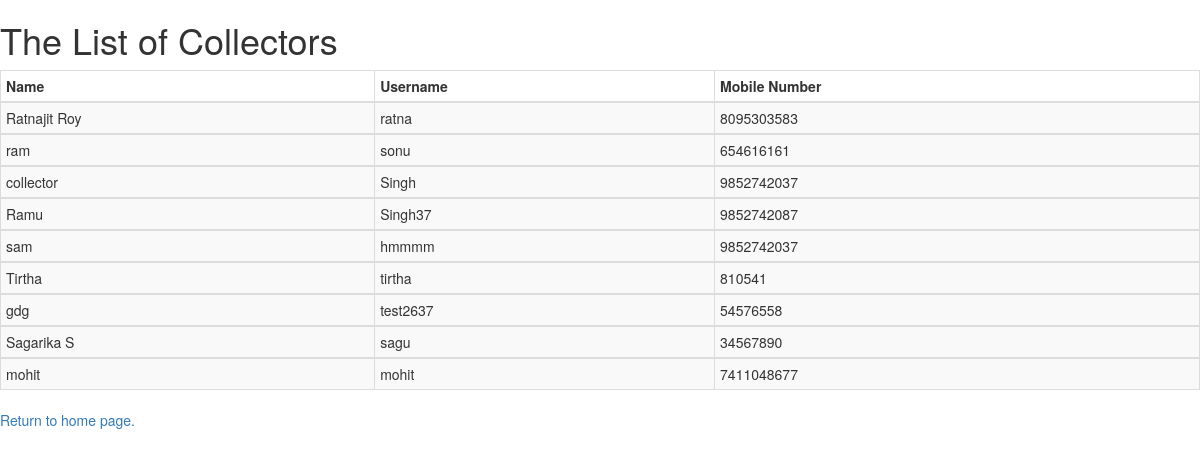
The app's page /collector with its own data.
### MedicalDonation/models.py (models this page shows, shortened)
class Collector(models.Model):
    name = models.CharField(max_length=64)
    address = models.CharField(max_length=128)
    pinCode = models.IntegerField()
    Phone_no = models.IntegerField()
    BirthDate = models.DateField()
    UID = models.IntegerField(unique=True)
    email = models.EmailField(max_length=64)
    username = models.CharField(max_length=16,unique=True)
    qualification = models.CharField(max_length=64)
    Driving_License = models.CharField(max_length=32)
    Driving_License_image = models.ImageField(upload_to='photos/collector/DL')
    image = models.ImageField(upload_to='collector/image')

### MedicalDonation/views.py (the view)
# urls.py: path("collector", views.collectors, name= "Collector_view"),
def collectors(request):
    context = {
    "collectors": Collector.objects.all()
    }
    return render(request, "MedicalDonation/collector.html",context)

### MedicalDonation/templates/MedicalDonation/collector.html (shortened to what this page needs)
<!DOCTYPE html>
<html lang="en" dir="ltr">
  <head>
    <link rel="stylesheet" href="https://maxcdn.bootstrapcdn.com/bootstrap/3.3.7/css/bootstrap.min.css">
  </head>
  <body>
    <h1>The List of Collectors</h1>
    {% load static %}
    <div class="">
      <table border="1" class="table table-striped table-bordered table-hover table-condensed">
        <thead>
          <th> <b>Name</b> </th>
          <th> <b>Username</b>  </th>
          <th> <b>Mobile Number</b> </th>
        </thead>
        {% for c in collectors %}
        <tbody>
            <td>{{c.name}}</td>
            <td>{{c.username}}</td>
            <td>{{c.Phone_no}}</td>
        </tbody>
        {% endfor  %}
      </table>
      <a href="/">Return to home page.</a>
    </div>
  </body>
</html>

### records on screen
Collector: name "Ratnajit Roy", username "ratna", Phone_no "8095303583"
Collector: name "ram", username "sonu", Phone_no "654616161"
Collector: name "collector", username "Singh", Phone_no "9852742037"
Collector: name "Ramu", username "Singh37", Phone_no "9852742087"
Collector: name "sam", username "hmmmm", Phone_no "9852742037"
Collector: name "Tirtha", username "tirtha", Phone_no "810541"
Collector: name "gdg", username "test2637", Phone_no "54576558"
Collector: name "Sagarika S", username "sagu", Phone_no "34567890"
Collector: name "mohit", username "mohit", Phone_no "7411048677"
